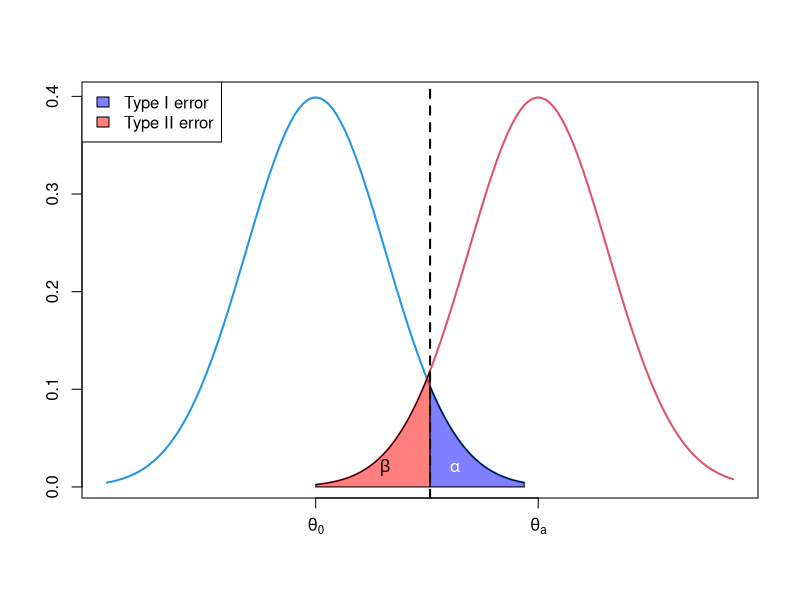

Write R code to recreate this figure. (Note: this script raises an error after producing the figure.)
## ---- chunk 1
knitr::opts_chunk$set(echo = TRUE)
library(ggplot2)
## ---- chunk 2
curve(dnorm, from=-3, to=3, xlim=c(-3, 6), lwd=2, col=4, axes=FALSE, xlab=NA, ylab=NA)
curve(dnorm(x, mean=3.2), add=TRUE, col=2, lwd=2, from=0, to=6)
coord.x <- c(qnorm(0.95), seq(qnorm(0.95), 0, by=-0.01), 0)
coord.y <- c(0, dnorm(coord.x[-c(1, length(coord.x))], mean=3.2), 0) 
polygon(coord.x, coord.y, col=rgb(1, 0, 0, 0.5)) 
coord.x <- c(qnorm(0.95), seq(qnorm(0.95), 3, by=0.01), 3) 
coord.y <- c(0, dnorm(coord.x[-c(1, length(coord.x))]), 0) 
polygon(coord.x, coord.y, col=rgb(0, 0, 1, 0.5)) 
abline(v = qnorm(0.95), lty=2, lwd=2) 
text(1, 0.02, labels = expression(beta)) 
text(2, 0.02, labels = expression(alpha), col = "white") 
axis(1, at = c(0, 3.2), labels = c(expression(theta[0]), expression(theta[a]))) 
axis(2) 
box() 
legend("topleft", c("Type I error", "Type II error"), fill=c(rgb(0, 0, 1, 0.5), rgb(1, 0, 0, 0.5)))
## ---- chunk 3
ggplot(NULL, aes(x = c(-3, 6), y = c(0, 0.4))) +
  stat_function(fun = dnorm,
                args = list(mean = 0, sd = 1),
                lwd = 1,
                xlim = c(-3, 3),
                color = 'blue') +
  stat_function(fun = dnorm,
                xlim = c(qnorm(0.95), 3),
                geom = "area",
                alpha = 0.4,
                color = 'black',
                aes(fill = 'a')) + 
  stat_function(fun = dnorm,
                args = list(mean = 3.2, sd = 1),
                lwd = 1,
                xlim = c(0, 6),
                color = 'red') +
  stat_function(fun = dnorm,
                args = list(mean = 3.2, sd = 1),
                xlim = c(0, qnorm(0.95)), 
                geom = "area",
                alpha = 0.4,
                color = 'black',
                aes(fill = 'b')) +
  xlab("") +
  ylab("") +
  geom_vline(xintercept = qnorm(0.95),
             linetype = 'longdash',
             lwd = 0.7) +
  theme(panel.background = element_blank(),
        panel.border = element_rect(color = 'black',
                                    fill = NA),
        legend.title = element_blank(),
        legend.justification = c(0, 1),
        legend.position = c(0, 1),
        legend.box.margin = margin(c(1, 1, 1, 1)),
        legend.box.background = element_rect(color = 'black',
                                             fill = NA),
        legend.text = element_text(size = 14,
                                   margin = margin(l = 10)),
        axis.text.x = element_text(hjust = 0.5,
                                   size = 14,
                                   color = 'black',
                                   margin = margin(10, 0, 0, 0)),
        axis.text.y = element_text(angle = 90, 
                                   hjust = 0.5, 
                                   size = 14, 
                                   color = 'black',
                                   margin = margin(0, 10, 0, 0)),
        axis.ticks.length = unit(0.25, "cm")) +
  annotate("text", 
           x = 2,
           y = 0.02, 
           label = expression(alpha),
           color = 'white',
           size = 5) +
  annotate("text",
           x = 1,
           y = 0.02,
           label = expression(beta),
           color = 'black',
           size = 5) +
  scale_fill_manual(values = c("a" = "blue",
                                 "b"= "red"), 
                      label = c("Type I error",
                                "Type II error")) +
  scale_x_continuous(breaks = c(0, 3.2), 
                     labels = c(expression(theta[0]), expression(theta[a])))

## ---- chunk 4
is.prime <- function (num) {
  # Check if the input is numeric.
  if (is.numeric(num) == F) {
    stop("The input should be a numeric value.")
    } else {
      # Check if the input is integer.
      check.integer <- function (num) {
        !grepl("[^[:digit:]]", format(num, digits = 20, scientific = F))
      }
      if (check.integer(num) == F) {
        stop("The input should be a positive integer.")
        } 
      else {
        # Check if the input is greater than +1.
        if (num <= 1) {
          return(F)
        } else if (num <= 3) {
            return(T)
        } else if (num %% 2 == 0 | num %% 3 == 0) {
            return(F)
          } else {
            i <- 5
            while (i * i <= num) {
              if (num %% i == 0 | num %% (i + 2) == 0) {
                return(F)
                } 
              i <- i + 6
              } 
            return(T)
          }
      }
    }
}
## ---- chunk 5
is.prime("Oleksandr")
## ---- chunk 6
is.prime(123.123)
## ---- chunk 7
is.prime(-1)
## ---- chunk 8
for (i in 0:100) {
  if (is.prime(i) == T) {
    print(i)
  } else {
    print("No Prime")
  }
}
